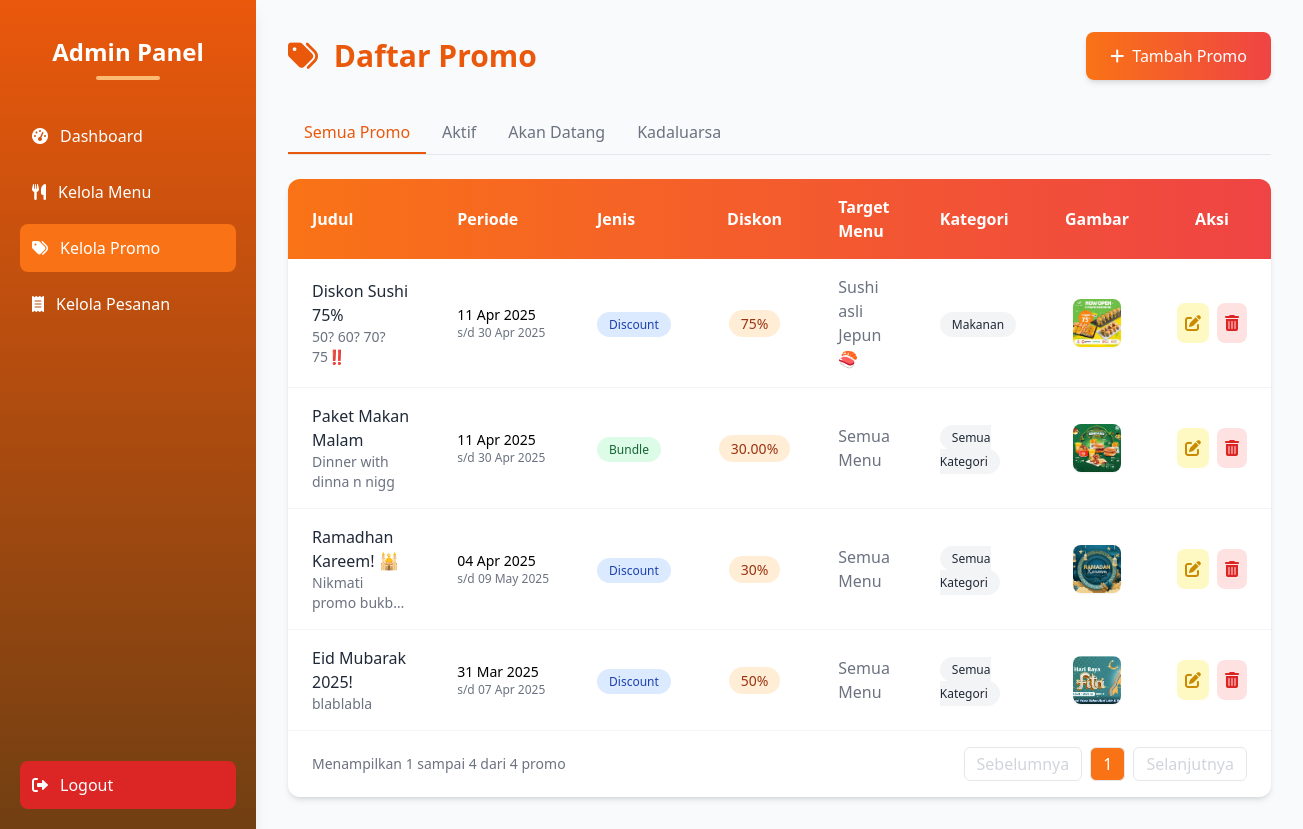
The app's page /admin/promos.php (signed in) with its own data.
### tables this page shows
CREATE TABLE `promos` (
  `id` int NOT NULL,
  `title` varchar(255) NOT NULL,
  `description` text NOT NULL,
  `discount` int DEFAULT NULL,
  `promo_type` enum('bundle','discount') NOT NULL,
  `bundle_price` int DEFAULT NULL,
  `bundle_items` json DEFAULT NULL,
  `bundle_discount_type` enum('percentage','fixed') DEFAULT 'percentage',
  `bundle_discount_value` decimal(10,2) DEFAULT NULL,
  `image` varchar(255) NOT NULL,
  `created_at` datetime DEFAULT CURRENT_TIMESTAMP,
  `updated_at` datetime DEFAULT NULL ON UPDATE CURRENT_TIMESTAMP,
  `start_date` date NOT NULL,
  `end_date` date NOT NULL,
  `menu_target` json DEFAULT NULL COMMENT 'Array of menu IDs that this promo applies to'
);

### admin/promos.php (the view, shortened to what this page needs)
<?php
include '../config/db.php';
$perPage = 10;
$page = isset($_GET['page']) ? (int)$_GET['page'] : 1;
$offset = ($page - 1) * $perPage;
$filter = isset($_GET['filter']) ? $_GET['filter'] : 'all';
$query = "SELECT * FROM promos WHERE 1=1";
$countQuery = str_replace('SELECT *', 'SELECT COUNT(*) as total', $query);
$countResult = $conn->query($countQuery);
$totalPromos = $countResult->fetch_assoc()['total'];
$totalPages = ceil($totalPromos / $perPage);
$query .= " ORDER BY start_date DESC LIMIT $offset, $perPage";
$result = $conn->query($query);
function buildUrl($params) {
    $currentParams = $_GET;
    $mergedParams = array_merge($currentParams, $params);
    return '?' . http_build_query($mergedParams);
}
function getMenuDetails($conn, $menu_ids) {
    if (empty($menu_ids)) {
        return ['names' => 'Semua Menu', 'categories' => 'Semua Kategori'];
    }
    $menu_ids = json_decode($menu_ids, true);
    $menu_ids_str = implode(',', array_map('intval', $menu_ids));
    $menu_query = "SELECT id_menu, nama_menu, kategori_menu FROM menu WHERE id_menu IN ($menu_ids_str)";
    $menu_result = $conn->query($menu_query);
    $names = [];
    $categories = [];
    while ($menu = $menu_result->fetch_assoc()) {
        $names[] = htmlspecialchars($menu['nama_menu']);
        $categories[] = htmlspecialchars(ucfirst($menu['kategori_menu']));
    }
    return [
        'names' => implode(', ', $names),
        'categories' => implode(', ', array_unique($categories))
    ];
}
?>
<!DOCTYPE html>
<html lang="id">
<head>
    <script src="https://cdn.tailwindcss.com"></script>
    <link rel="stylesheet" href="https://cdnjs.cloudflare.com/ajax/libs/font-awesome/6.0.0/css/all.min.css">
</head>
<body class="bg-gray-50 min-h-screen flex">
    <div class="h-screen w-64 bg-gradient-to-b from-orange-600 to-yellow-900 text-white p-5 shadow-lg fixed flex flex-col">
        <div class="text-center mb-8 pt-4">
            <h2 class="text-2xl font-bold mb-2">Admin Panel</h2>
            <div class="w-16 h-1 bg-orange-300 mx-auto rounded-full"></div>
        </div>
        <nav class="flex-1">
            <ul class="space-y-2">
                <li>
                    <a href="dashboard.php" class="flex items-center p-3 rounded-lg hover:bg-orange-500 transition-colors">
                        <i class="fas fa-tachometer-alt mr-3"></i> Dashboard
                    </a>
                </li>
                <li>
                    <a href="menu.php" class="flex items-center p-3 rounded-lg hover:bg-orange-500 transition-colors">
                        <i class="fas fa-utensils mr-3"></i> Kelola Menu
                    </a>
                </li>
                <li>
                    <a href="promos.php" class="flex items-center p-3 rounded-lg bg-orange-500 transition-colors">
                        <i class="fas fa-tags mr-3"></i> Kelola Promo
                    </a>
                </li>
                <li>
                    <a href="order.php" class="flex items-center p-3 rounded-lg hover:bg-orange-500 transition-colors">
                        <i class="fas fa-receipt mr-3"></i> Kelola Pesanan
                    </a>
                </li>
            </ul>
        </nav>
        <a href="logout.php" class="flex items-center p-3 rounded-lg bg-red-600 hover:bg-red-700 transition-colors">
            <i class="fas fa-sign-out-alt mr-3"></i> Logout
        </a>
    </div>
    <div class="flex-1 ml-64 p-8">
        <div class="flex justify-between items-center mb-8">
            <h2 class="text-3xl font-bold text-orange-600">
                <i class="fas fa-tags mr-2"></i> Daftar Promo
            </h2>
            <a href="add_promo.php" class="bg-gradient-to-r from-orange-500 to-red-500 text-white px-6 py-3 rounded-lg shadow-md hover:opacity-90 transition flex items-center">
                <i class="fas fa-plus mr-2"></i> Tambah Promo
            </a>
        </div>
        <div class="flex mb-6 border-b border-gray-200">
            <a href="<?= buildUrl(['filter' => 'all', 'page' => 1]) ?>"
               class="px-4 py-2 font-medium <?= $filter == 'all' ? 'text-orange-600 border-b-2 border-orange-600' : 'text-gray-500 hover:text-orange-500' ?>">
                Semua Promo
            </a>
            <a href="<?= buildUrl(['filter' => 'active', 'page' => 1]) ?>"
               class="px-4 py-2 font-medium <?= $filter == 'active' ? 'text-orange-600 border-b-2 border-orange-600' : 'text-gray-500 hover:text-orange-500' ?>">
                Aktif
            </a>
            <a href="<?= buildUrl(['filter' => 'upcoming', 'page' => 1]) ?>"
               class="px-4 py-2 font-medium <?= $filter == 'upcoming' ? 'text-orange-600 border-b-2 border-orange-600' : 'text-gray-500 hover:text-orange-500' ?>">
                Akan Datang
            </a>
            <a href="<?= buildUrl(['filter' => 'expired', 'page' => 1]) ?>"
               class="px-4 py-2 font-medium <?= $filter == 'expired' ? 'text-orange-600 border-b-2 border-orange-600' : 'text-gray-500 hover:text-orange-500' ?>">
                Kadaluarsa
            </a>
        </div>
        <div class="bg-white rounded-xl shadow-md overflow-hidden">
            <div class="overflow-x-auto">
                <table class="w-full">
                    <thead class="bg-gradient-to-r from-orange-500 to-red-500 text-white">
                        <tr>
                            <th class="px-6 py-4 text-left">Judul</th>
                            <th class="px-6 py-4 text-left">Periode</th>
                            <th class="px-6 py-4 text-left">Jenis</th>
                            <th class="px-6 py-4 text-center">Diskon</th>
                            <th class="px-6 py-4 text-left">Target Menu</th>
                            <th class="px-6 py-4 text-left">Kategori</th>
                            <th class="px-6 py-4 text-center">Gambar</th>
                            <th class="px-6 py-4 text-center">Aksi</th>
                        </tr>
                    </thead>
                    <tbody class="divide-y divide-gray-100">
                        <?php if ($result->num_rows === 0): ?>
                            <tr>
                                <td colspan="8" class="px-6 py-4 text-center text-gray-500">
                                    Tidak ada promo yang ditemukan.
                                </td>
                            </tr>
                        <?php else: ?>
                            <?php while ($row = $result->fetch_assoc()):
                                $badgeColor = $row['promo_type'] === 'discount' ? 'bg-blue-100 text-blue-800' : 'bg-green-100 text-green-800';
                                $menu_details = getMenuDetails($conn, $row['menu_target']);
                                $menu_names = $menu_details['names'];
                                $menu_categories = $menu_details['categories'];
                                $discount_display = '-';
                                if ($row['promo_type'] === 'discount' && $row['discount'] > 0) {
                                    $discount_display = $row['discount'] . '%';
                                } elseif ($row['promo_type'] === 'bundle' && $row['bundle_discount_value'] > 0) {
                                    $discount_display = $row['bundle_discount_type'] === 'percentage'
                                        ? $row['bundle_discount_value'] . '%'
                                        : 'Rp ' . number_format($row['bundle_discount_value'], 0, ',', '.');
                                }
                            ?>
                            <tr class="hover:bg-orange-50 transition-colors">
                                <td class="px-6 py-4">
                                    <div class="font-medium text-gray-800"><?= htmlspecialchars($row['title']) ?></div>
                                    <div class="text-sm text-gray-500 line-clamp-2"><?= htmlspecialchars($row['description']) ?></div>
                                </td>
                                <td class="px-6 py-4 whitespace-nowrap">
                                    <div class="text-sm font-medium"><?= date('d M Y', strtotime($row['start_date'])) ?></div>
                                    <div class="text-xs text-gray-500">s/d <?= date('d M Y', strtotime($row['end_date'])) ?></div>
                                </td>
                                <td class="px-6 py-4">
                                    <span class="px-3 py-1 rounded-full text-xs font-medium <?= $badgeColor ?>">
                                        <?= htmlspecialchars(ucfirst($row['promo_type'])) ?>
                                    </span>
                                </td>
                                <td class="px-6 py-4 text-center">
                                    <span class="px-3 py-1 bg-orange-100 text-orange-800 rounded-full text-sm font-medium">
                                        <?= $discount_display ?>
                                    </span>
                                </td>
                                <td class="px-6 py-4">
                                    <span class="text-gray-500"><?= $menu_names ?></span>
                                </td>
                                <td class="px-6 py-4">
                                    <span class="px-3 py-1 bg-gray-100 text-gray-800 rounded-full text-xs font-medium">
                                        <?= $menu_categories ?>
                                    </span>
                                </td>
                                <td class="px-6 py-4 text-center">
                                    <div class="flex justify-center">
                                        <img src="../assets/images/<?= htmlspecialchars($row['image']) ?>" alt="<?= htmlspecialchars($row['title']) ?>" class="w-12 h-12 object-cover rounded-lg shadow-sm">
                                    </div>
                                </td>
                                <td class="px-6 py-4 text-center">
                                    <div class="flex justify-center space-x-2">
                                        <a href="edit_promo.php?id=<?= $row['id'] ?>" class="p-2 bg-yellow-100 text-yellow-600 rounded-lg hover:bg-yellow-200 transition-colors" title="Edit">
                                            <i class="fas fa-edit"></i>
                                        </a>
                                        <a href="delete_promo.php?id=<?= $row['id'] ?>" class="p-2 bg-red-100 text-red-600 rounded-lg hover:bg-red-200 transition-colors" title="Hapus" onclick="return confirm('Hapus promo ini?')">
                                            <i class="fas fa-trash-alt"></i>
                                        </a>
                                    </div>
                                </td>
                            </tr>
                            <?php endwhile; ?>
                        <?php endif; ?>
                    </tbody>
                </table>
            </div>
            <div class="px-6 py-4 border-t border-gray-100 flex items-center justify-between">
                <div class="text-sm text-gray-500">
                    Menampilkan <span class="font-medium"><?= $offset + 1 ?></span> sampai
                    <span class="font-medium"><?= min($offset + $perPage, $totalPromos) ?></span> dari
                    <span class="font-medium"><?= $totalPromos ?></span> promo
                </div>
                <div class="flex space-x-2">
                    <?php if ($page > 1): ?>
                        <a href="<?= buildUrl(['page' => $page - 1]) ?>" class="px-3 py-1 border rounded-md text-gray-500 hover:bg-gray-50">Sebelumnya</a>
                    <?php else: ?>
                        <span class="px-3 py-1 border rounded-md text-gray-300 cursor-not-allowed">Sebelumnya</span>
                    <?php endif; ?>
                    <?php
                    $startPage = max(1, $page - 2);
                    $endPage = min($totalPages, $page + 2);
                    for ($i = $startPage; $i <= $endPage; $i++): ?>
                        <a href="<?= buildUrl(['page' => $i]) ?>"
                           class="px-3 py-1 border rounded-md <?= $i == $page ? 'bg-orange-500 text-white' : 'text-gray-500 hover:bg-gray-50' ?>">
                            <?= $i ?>
                        </a>
                    <?php endfor; ?>
                    <?php if ($page < $totalPages): ?>
                        <a href="<?= buildUrl(['page' => $page + 1]) ?>" class="px-3 py-1 border rounded-md text-gray-500 hover:bg-gray-50">Selanjutnya</a>
                    <?php else: ?>
                        <span class="px-3 py-1 border rounded-md text-gray-300 cursor-not-allowed">Selanjutnya</span>
                    <?php endif; ?>
                </div>
            </div>
        </div>
    </div>
</body>
</html>

### records on screen
promos: title "Diskon Sushi 75%", description "50? 60? 70? 75‼️", start_date "11 Apr 2025", end_date "30 Apr 2025", promo_type "Discount", discount "75%", menu_names "Sushi asli Jepun🍣", menu_categories "Makanan", image (picture)
promos: title "Paket Makan Malam", description "Dinner with dinna n nigg", start_date "11 Apr 2025", end_date "30 Apr 2025", promo_type "Bundle", discount_display "30.00%", menu_target "Semua Menu", menu_target "Semua Kategori", image (picture)
promos: title "Ramadhan Kareem! 🕌", description "Nikmati promo…", start_date "04 Apr 2025", end_date "09 May 2025", promo_type "Discount", discount "30%", menu_target "Semua Menu", menu_target "Semua Kategori", image (picture)
promos: title "Eid Mubarak 2025!", description "blablabla", start_date "31 Mar 2025", end_date "07 Apr 2025", promo_type "Discount", discount "50%", menu_target "Semua Menu", menu_target "Semua Kategori", image (picture)

### other values on screen
$offset + 1 "1"
min($offset + $perPage, $totalPromos) "4"
$totalPromos "4"
